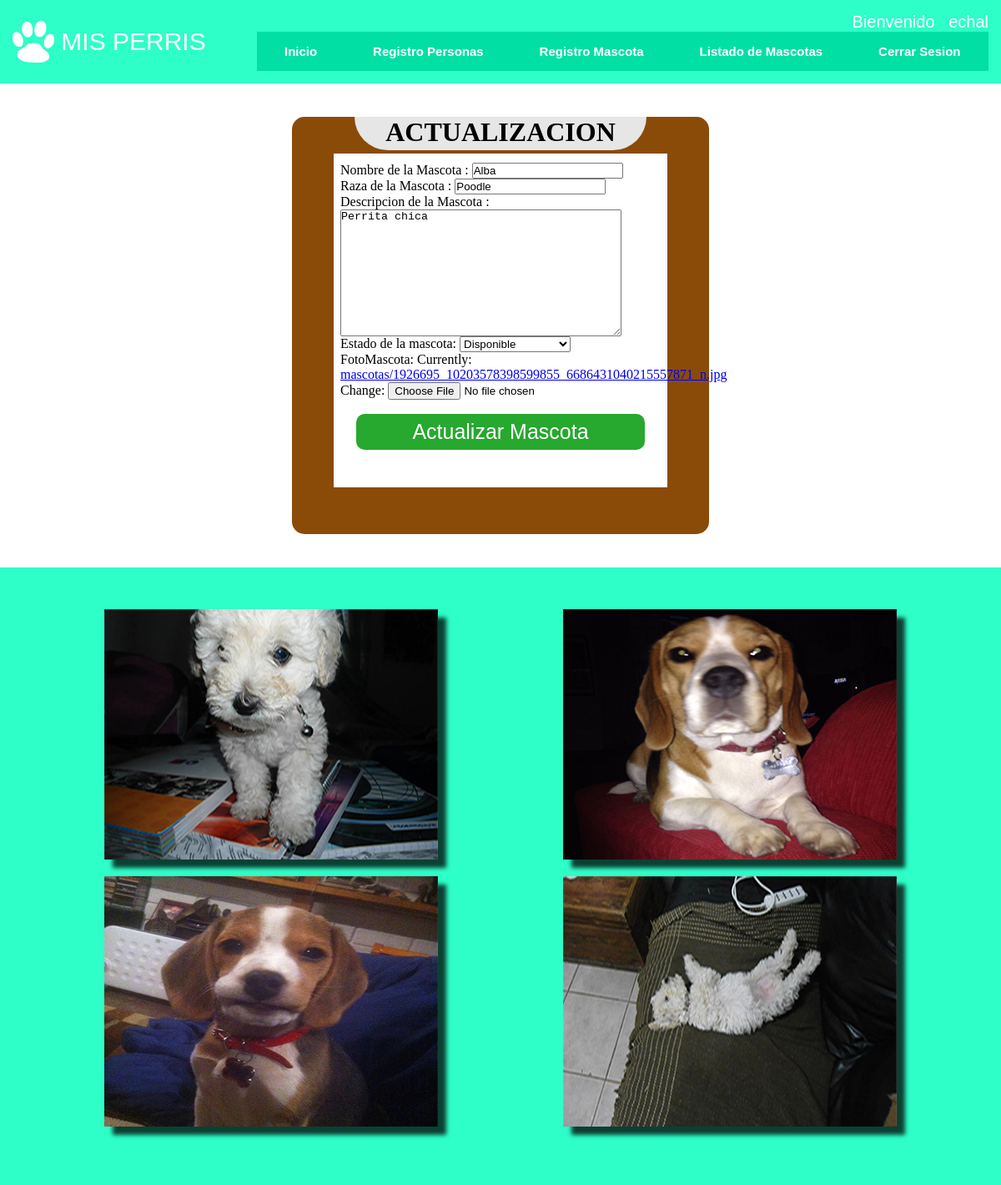
Page /mascota/update/33/ (signed in) on the committed database.
### Sistema/models.py (models this page shows)
class Mascota(models.Model):
    nombreMascota=models.CharField(max_length=30)
    razaMascota=models.CharField(max_length=30)
    descMascota=models.TextField(max_length=100,null=True)
    estadoMascota=models.CharField(max_length=30)
    fotoMascota=models.ImageField(upload_to='mascotas/')

### Sistema/views.py (the view)
# urls.py: url(r'^mascota/update/(?P<postid>\d+)/', views.update_post, name='update_post'),
@login_required(login_url='login')
def update_post(request, postid):
    instance = get_object_or_404(Mascota, id=postid)
    form = AgregarMascota(request.POST or None,request.FILES or None, instance=instance)
    if request.method == 'POST':
        if form.is_valid():
            form.save()
            return HttpResponseRedirect("listadoMascota")
    return render(request, 'editarMascota.html', {'form': form})

### Sistema/forms.py
class AgregarMascota(ModelForm):
    class Meta:
        model = Mascota
        fields = ["nombreMascota","razaMascota","descMascota","estadoMascota","fotoMascota"]
        labels = {
            'nombreMascota': 'Nombre de la Mascota  ',
            'razaMascota': 'Raza de la Mascota ',
            'descMascota': 'Descripcion de la Mascota ',
            'fotoMasota': 'Foto de la Mascota ',
        }
        widgets = {
            'nombreMascota' : TextInput(attrs={'class':'form-control'}),
            'razaMascota' : TextInput(attrs={'class':'form-control'}),
            'descMascota' : Textarea(attrs={'class':'form-control'}),
        }
    estadoMascota=forms.ChoiceField(choices=status,label="Estado de la mascota")

### Sistema/templates/editarMascota.html (shortened to what this page needs)
{% extends 'maqueta.html' %}
{% load staticfiles %}
{% block contenido %}
<link rel="stylesheet" href="{% static 'css/est_regm.css' %}">
<div class="panel">
    <div class="titulo">
        <h1>ACTUALIZACION</h1>
    </div>
    <div class="formulario">
        <form method="post" action="" enctype="multipart/form-data">
            <div class="contenedor-inputs">
                {{ form.as_p }}
                <input type="submit" class="btn-enviar" value="Actualizar Mascota">
            </div>
        </form>
    </div>
</div>
{% endblock %}

### Sistema/templates/maqueta.html (shortened to what this page needs)
{% load staticfiles %}
<html>
<head>
    <link rel="stylesheet" href="{% static 'css/estilos.css' %}">
</head>
    <body>
		<header>
			<div class="logo">
				<img src="{% static 'img/huella.png' %}" width="150" alt="">
				<a href="#">MIS PERRIS</a>
			</div>
			{% if request.user.is_authenticated %}
				{% if user.is_staff %}
					<div class="navegador">
						<div class="usuario">
							Bienvenido &nbsp {{ user.username }}
						</div>
						<nav>
							<a href="{% url 'index'%}">Inicio</a>
							<a href="{% url 'gestionUsuarioAdmin' %}">Registro Personas</a>
							<a href="{% url 'registroMascota' %}">Registro Mascota</a>
							<a href="{% url 'listadoMascota' %}">Listado de Mascotas</a>
							<a href="{% url 'logout' %}">Cerrar Sesion</a>
						</nav>
					</div>
				{% endif %}
			{% endif%}
		</header>
		<body>
        	{% block contenido %}
			{% endblock %}
		</body>
		<footer>
			<div class="galeria">
			    <div class="fotos">
                	<div class="caja filtro"><img src="{% static 'img/footer/af1.jpg' %}" alt="Uno"></div>
                	<div class="caja filtro"><img src="{% static 'img/footer/tf2.jpg' %}" alt="Dos"></div>
                	<div class="caja filtro"><img src="{% static 'img/footer/tf1.jpg' %}" alt="Tres"></div>
                	<div class="caja filtro"><img src="{% static 'img/footer/af3.jpg' %}" alt="Cinco"></div>
            	</div>
            </div>
        </footer>
    </body>
</html>

### Sistema/static/css/estilos.css (style rules this page uses)
* { margin: 0; padding: 0; box-sizing: border-box; }
body { background:#FFFF; }
header { background:#2EFEC8; width:100%; padding:15px; display: flex; justify-content:space-between; align-items:center; flex-direction:row; flex-wrap:wrap; }
header .logo { color:#FFFFFF; font: 30px lucida console, sans-serif; }
header .logo img { width:50px; vertical-align: top; }
header .logo a { color:#FFFFFF; text-decoration: none; line-height:50px; }
header nav { width:100%; display:flex; flex-wrap:wrap; align-items:center; flex-direction: row; }
header nav a { background:#01DFA5; color:#fff; text-align: center; text-decoration: none; padding:15px; font: 15px arial, sans-serif; font-weight: bold; flex-grow:1; }
.navegador { display: flex; flex-wrap:wrap-reverse; flex-direction: column; color:#FFFFFF; font: 20px lucida console, sans-serif; width: 75%; }
.usuario { color:#FFFFFF; font: 20px lucida console, sans-serif; text-align: right; }
footer { background:#2EFEC8; width: 100%; padding: 20px; display: flex; flex-wrap:wrap; justify-content:space-between; }
.galeria .fotos { display:flex; justify-content: space-around; flex-wrap: wrap; padding: 30px; }
.galeria .caja { width: 400px; height: 300px; margin-bottom: 20px; overflow: hidden; box-shadow:10px 10px 5px 0px rgba(0,0,0,0.75); }
.galeria .caja img { width: 100%; height: 100%; vertical-align: top; object-fit: cover; }

### Sistema/static/css/est_regm.css (style rules this page uses)
* { padding: 0; margin: 0; }
.panel { background: #8A4B08; width: 500px; height: 500px; border: 1px; float: center; margin-top: 40px; margin-bottom: 40px; margin-left: auto; margin-right: auto; border-radius: 15px; }
.titulo { background:#E6E6E6; text-align: center; color: #000000; width: 70%; height: 40px; margin-right: auto; margin-left: auto; border-radius: 0px 0px 118px 118px; }
.formulario { padding: 8px; margin-right: auto; margin-left: auto; margin-top: 4px; margin-bottom: 10px; background:#FFFF; width: 400px; height: 400px; font-family: "Arial Black"; }
body a { margin-left: auto; margin-right: auto; }
.btn-enviar { color: #ffffff; border-radius: 10px 10px 10px 10px; -moz-border-radius: 10px 10px 10px 10px; -webkit-border-radius: 10px 10px 10px 10px; border: 0px solid #000000; padding: 7px; text-decoration: none; background: #27a82f; margin-left:auto; margin-right: auto; margin-top:17px; font-size: 25px; width: 90%; }
.contenedor-inputs { margin-left: auto; margin-right: auto; display: flex; flex-direction: column; height: 200px; width: 100%; text-align: left; margin-top: 3px; }

### rows in the picture
Mascota: nombreMascota "Alba", razaMascota "Poodle", descMascota "Perrita chica", estadoMascota "Disponible"

### other values in the picture
{{ user.username }} "echal"
